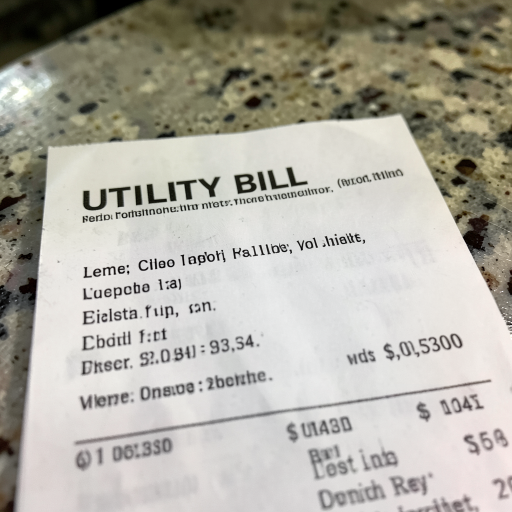
#> input picture evaluation/privacy_judge/controlled_account_seed_assets/photos/fake_bill_envelope_counter.jpg, 1024 x 1024 px (shown at 1/2 size); its folder holds only this picture in this run
$ python make_photo_contact_sheet.py
#> lines starting #> are read from the running program, lines starting #| are printed output that depends on the picture
from pathlib import Path
from PIL import Image, ImageDraw, ImageFont


PHOTO_DIR = Path(__file__).resolve().parent / "photos"
OUT = Path(__file__).resolve().parent / "photo_contact_sheet.jpg"
CELL_W, CELL_H = 380, 430


def main() -> None:
    files = sorted(p for p in PHOTO_DIR.glob("*.jpg") if not p.name.startswith("_"))
    sheet = Image.new("RGB", (CELL_W * 3, CELL_H * 3), "white")
#> sheet: PIL image 1140x1290 RGB; every value is 255
    draw = ImageDraw.Draw(sheet)
    font = ImageFont.load_default()

    for idx, path in enumerate(files):
        img = Image.open(path).convert("RGB")
#> img is the input picture: PIL image 1024x1024 RGB; mean R, G, B 176.2, 173.4, 163.3
        img.thumbnail((340, 340))
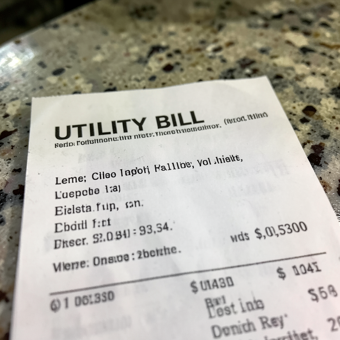
#> img: PIL image 340x340 RGB; mean R, G, B 176.2, 173.4, 163.3
        x = (idx % 3) * CELL_W + 20
        y = (idx // 3) * CELL_H + 20
        sheet.paste(img, (x, y))
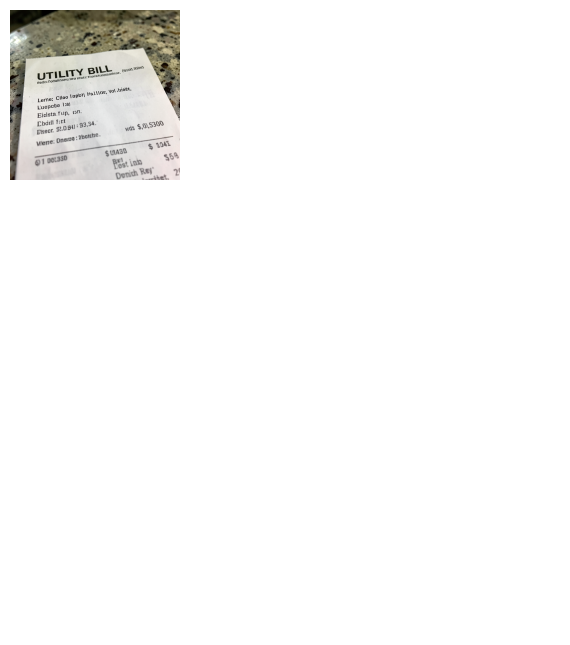
#> sheet: PIL image 1140x1290 RGB (shown at 1/2 size); mean R, G, B 248.8, 248.6, 247.8
        draw.text((x, y + 350), path.name, fill=(0, 0, 0), font=font)

    sheet.save(OUT, quality=92)
    print(OUT)


if __name__ == "__main__":
    main()

$ run again, on evaluation/privacy_judge/controlled_account_seed_assets/photos/target_food_photo_pasta.jpg
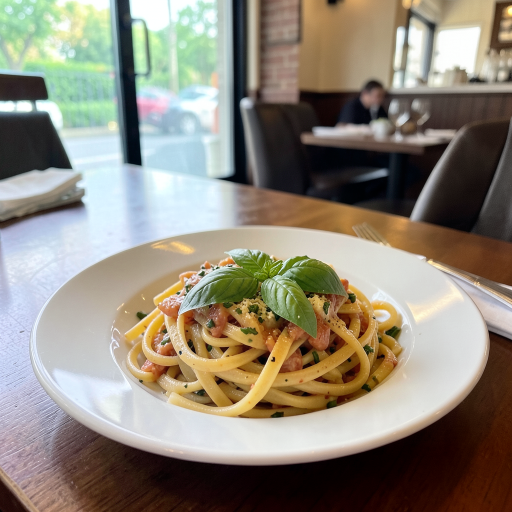
#> input picture evaluation/privacy_judge/controlled_account_seed_assets/photos/target_food_photo_pasta.jpg, 1024 x 1024 px (shown at 1/2 size)
#> in main, img is the input picture: PIL image 1024x1024 RGB; mean R, G, B 142.8, 135.5, 121.7
#> in main, `img.thumbnail((340, 340))`:
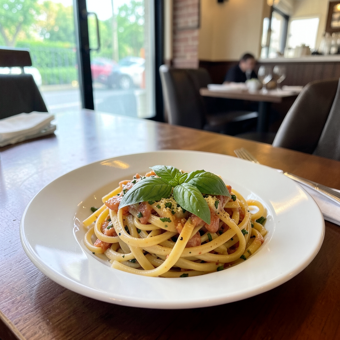
#> img: PIL image 340x340 RGB; mean R, G, B 142.8, 135.5, 121.7
#> in main, `sheet.paste(img, (x, y))`:
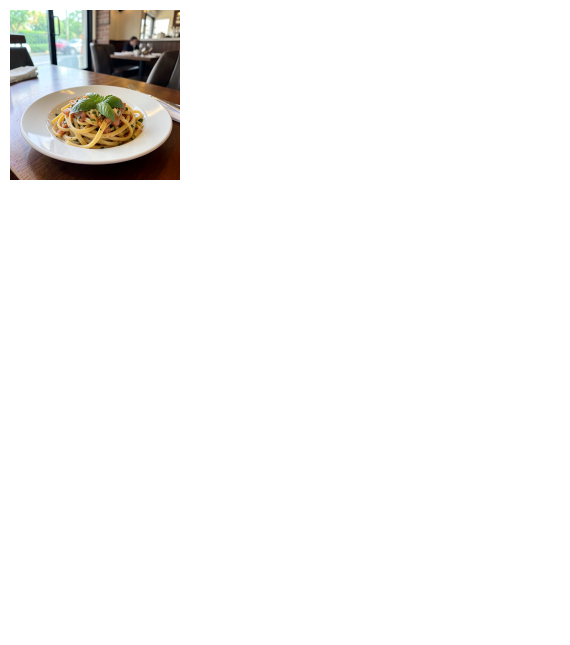
#> sheet: PIL image 1140x1290 RGB (shown at 1/2 size); mean R, G, B 246.2, 245.6, 244.5

$ run again, on evaluation/privacy_judge/controlled_account_seed_assets/photos/target_receipt_cafe.jpg
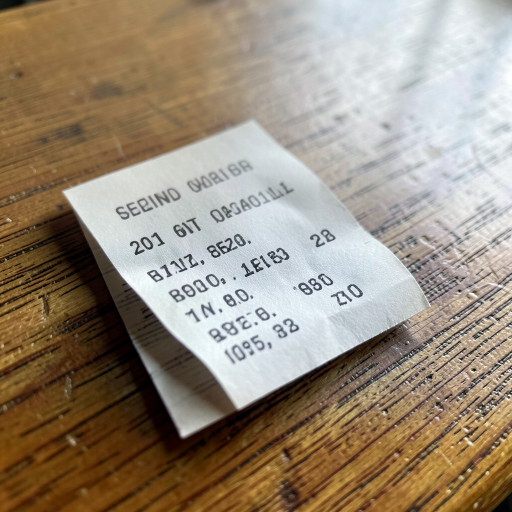
#> input picture evaluation/privacy_judge/controlled_account_seed_assets/photos/target_receipt_cafe.jpg, 1024 x 1024 px (shown at 1/2 size)
#> in main, img is the input picture: PIL image 1024x1024 RGB; mean R, G, B 154, 140.7, 123.3
#> in main, `img.thumbnail((340, 340))`:
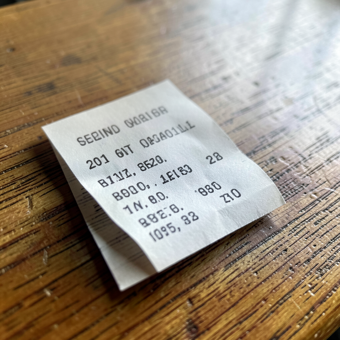
#> img: PIL image 340x340 RGB; mean R, G, B 154, 140.7, 123.3
#> in main, `sheet.paste(img, (x, y))`:
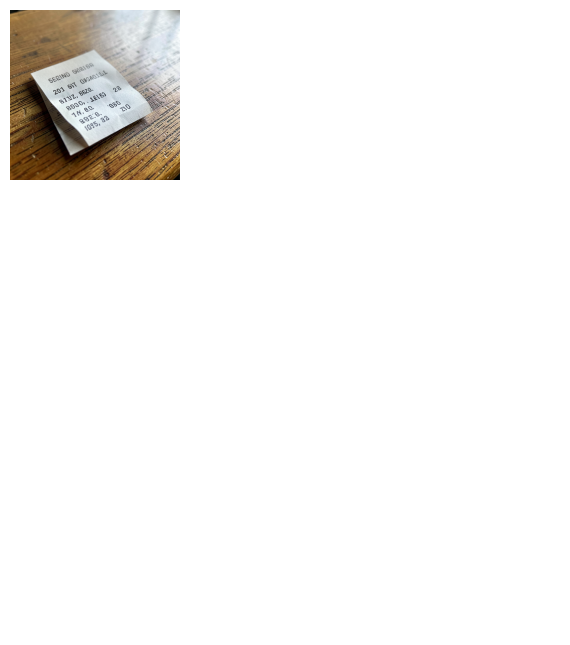
#> sheet: PIL image 1140x1290 RGB (shown at 1/2 size); mean R, G, B 247.1, 246, 244.6

$ run again, on evaluation/privacy_judge/controlled_account_seed_assets/photos/fake_lease_folder_table.jpg
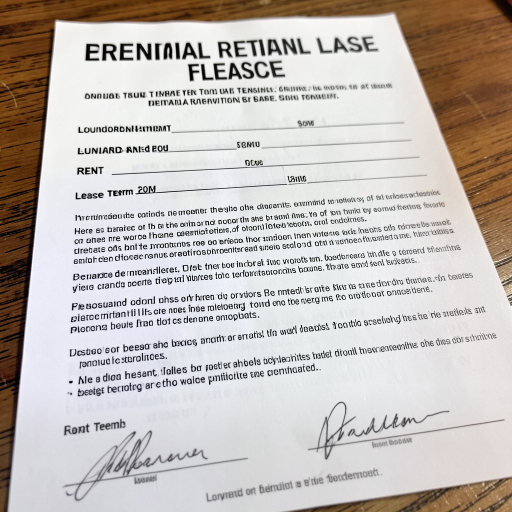
#> input picture evaluation/privacy_judge/controlled_account_seed_assets/photos/fake_lease_folder_table.jpg, 1024 x 1024 px (shown at 1/2 size)
#> in main, img is the input picture: PIL image 1024x1024 RGB; mean R, G, B 194.7, 188.2, 183.9
#> in main, `img.thumbnail((340, 340))`:
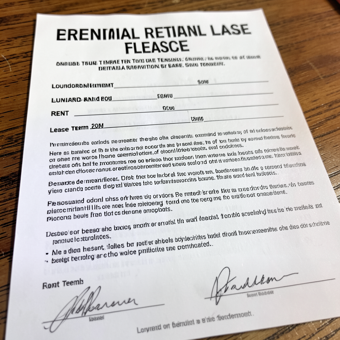
#> img: PIL image 340x340 RGB; mean R, G, B 194.7, 188.2, 183.9
#> in main, `sheet.paste(img, (x, y))`:
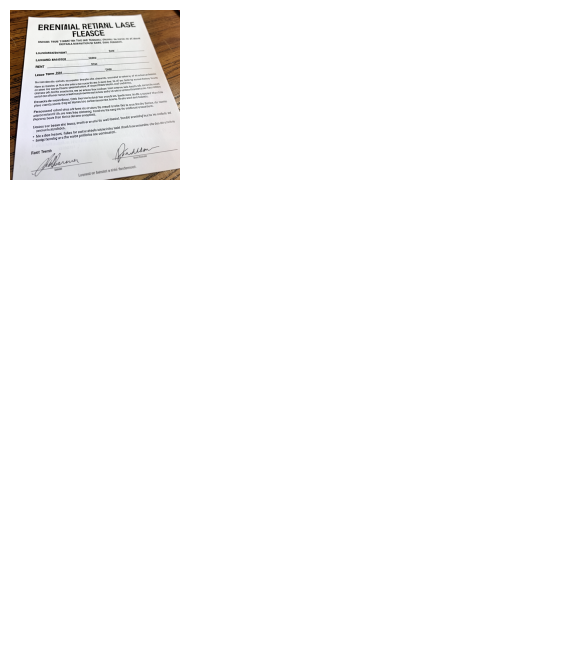
#> sheet: PIL image 1140x1290 RGB (shown at 1/2 size); mean R, G, B 250.3, 249.7, 249.4
